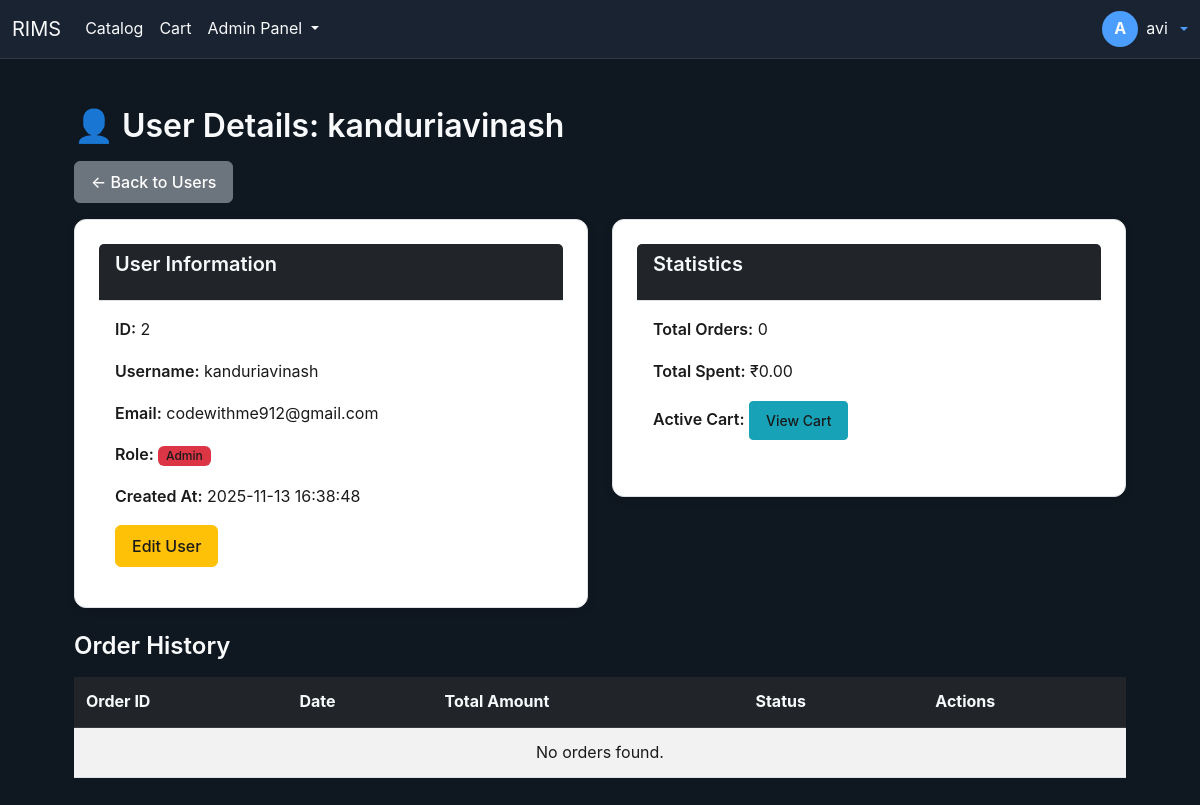
The page /admin/users/2 (signed in) on the database its author committed.
### models.py (models this page shows)
class User(UserMixin, db.Model):
    __tablename__ = 'user'
    id = db.Column(db.Integer, primary_key=True)
    username = db.Column(db.String(100), unique=True, nullable=False)
    password_hash = db.Column(db.String(200), nullable=False)
    email = db.Column(db.String(120), unique=True)
    role = db.Column(db.String(20), default='customer')
    created_at = db.Column(db.DateTime, default=datetime.utcnow)

### blueprints/user_management.py (the view)
@user_management_bp.route('/<int:user_id>')
@login_required
@admin_required
def view_user(user_id):
    user = User.query.get_or_404(user_id)
    orders = Order.query.filter_by(customer_id=user.id).order_by(Order.order_date.desc()).all()
    cart = Cart.query.filter_by(user_id=user.id).first()
    total_orders = len(orders)
    total_spent = sum(float(order.total_amount) for order in orders)
    return render_template(
        'admin/users/view.html',
        user=user,
        orders=orders,
        cart=cart,
        total_orders=total_orders,
        total_spent=total_spent
    )

### blueprints/user_management.py (called while the page is built)
def admin_required(f):
    from functools import wraps
    @wraps(f)
    def decorated_function(*args, **kwargs):
        if not current_user.is_authenticated or current_user.role != 'admin':
            flash("Admin access required.", "danger")
            return redirect(url_for('auth.login_admin'))
        return f(*args, **kwargs)
    return decorated_function

### templates/admin/users/view.html (shortened to what this page needs)
{% extends 'base.html' %}
{% block content %}
<div class="container mt-4">
    <h2>👤 User Details: {{ user.username }}</h2>
    <a href="{{ url_for('user_management.index') }}" class="btn btn-secondary mb-3">← Back to Users</a>
    <div class="row">
        <div class="col-md-6">
            <div class="card">
                <div class="card-header">
                    <h5>User Information</h5>
                </div>
                <div class="card-body">
                    <p><strong>ID:</strong> {{ user.id }}</p>
                    <p><strong>Username:</strong> {{ user.username }}</p>
                    <p><strong>Email:</strong> {{ user.email }}</p>
                    <p><strong>Role:</strong>
                        {% if user.role == 'admin' %}
                            <span class="badge bg-danger">Admin</span>
                        {% else %}
                            <span class="badge bg-primary">Customer</span>
                        {% endif %}
                    </p>
                    <p><strong>Created At:</strong> {{ user.created_at.strftime('%Y-%m-%d %H:%M:%S') if user.created_at else 'N/A' }}</p>
                    <div class="mt-3">
                        <a href="{{ url_for('user_management.edit_user', user_id=user.id) }}" class="btn btn-warning">Edit User</a>
                    </div>
                </div>
            </div>
        </div>
        <div class="col-md-6">
            <div class="card">
                <div class="card-header">
                    <h5>Statistics</h5>
                </div>
                <div class="card-body">
                    <p><strong>Total Orders:</strong> {{ total_orders }}</p>
                    <p><strong>Total Spent:</strong> ₹{{ "%.2f"|format(total_spent) }}</p>
                    <p><strong>Active Cart:</strong>
                        {% if cart %}
                            <a href="{{ url_for('user_management.view_user_cart', user_id=user.id) }}" class="btn btn-sm btn-info">View Cart</a>
                        {% else %}
                            <span class="text-muted">No active cart</span>
                        {% endif %}
                    </p>
                </div>
            </div>
        </div>
    </div>
    <div class="mt-4">
        <h4>Order History</h4>
        <div class="table-responsive">
            <table class="table table-striped">
                <thead class="table-dark">
                    <tr>
                        <th>Order ID</th>
                        <th>Date</th>
                        <th>Total Amount</th>
                        <th>Status</th>
                        <th>Actions</th>
                    </tr>
                </thead>
                <tbody>
                    {% for order in orders %}
                    <tr>
                        <td>{{ order.order_id }}</td>
                        <td>{{ order.order_date.strftime('%Y-%m-%d %H:%M:%S') if order.order_date else 'N/A' }}</td>
                        <td>₹{{ "%.2f"|format(order.total_amount) }}</td>
                        <td>
                            <span class="badge bg-{{ 'success' if order.status == 'completed' else 'warning' if order.status == 'pending' else 'secondary' }}">
                                {{ order.status }}
                            </span>
                        </td>
                        <td>
                            <a href="{{ url_for('order.view', order_id=order.order_id) }}" class="btn btn-sm btn-info">View</a>
                        </td>
                    </tr>
                    {% else %}
                    <tr>
                        <td colspan="5" class="text-center text-muted">No orders found.</td>
                    </tr>
                    {% endfor %}
                </tbody>
            </table>
        </div>
    </div>
</div>
{% endblock %}

### templates/base.html (shortened to what this page needs)
<!doctype html>
<html>
<head>
  <link href="https://cdn.jsdelivr.net/npm/bootstrap@5.3.0/dist/css/bootstrap.min.css" rel="stylesheet">
</head>
<body>
  <nav class="navbar navbar-expand-lg navbar-dark">
    <div class="container-fluid">
      <a class="navbar-brand" href="{{ url_for('home') }}">RIMS</a>
      <div class="collapse navbar-collapse" id="mainNav">
        <ul class="navbar-nav me-auto">
          <li class="nav-item"><a class="nav-link" href="{{ url_for('catalog.catalog') }}">Catalog</a></li>
          <li class="nav-item"><a class="nav-link" href="{{ url_for('cart.index') }}">Cart</a></li>
          {% if current_user.is_authenticated and current_user.role == 'admin' %}
          <li class="nav-item dropdown">
            <a class="nav-link dropdown-toggle" href="#" id="adminMenu" role="button" data-bs-toggle="dropdown" aria-expanded="false">
              Admin Panel
            </a>
          </li>
          {% endif %}
        </ul>
        <div class="d-flex align-items-center ms-3">
          {% if current_user.is_authenticated %}
            <div class="dropdown">
              <a class="d-flex align-items-center text-decoration-none dropdown-toggle" href="#" id="profileMenu" data-bs-toggle="dropdown" aria-expanded="false">
                <div class="profile-icon me-2">{{ (current_user.username[0]|upper) if current_user.username else 'U' }}</div>
                <div class="d-none d-md-block me-2" style="color:var(--muted);">{{ current_user.username }}</div>
              </a>
            </div>
          {% else %}
            <a class="btn btn-sm btn-outline-primary me-2" href="{{ url_for('auth.login') }}">Sign in</a>
            <a class="btn btn-sm btn-primary" href="{{ url_for('auth.register') }}">Register</a>
          {% endif %}
        </div>
      </div>
    </div>
  </nav>
  <div class="container py-4">
    {% block content %}{% endblock %}
  </div>
</body>
</html>

### templates/base.html (style rules this page uses)
:root { --surface: #0f1720; --accent: #4c9efe; --muted: rgba(255,255,255,0.75); color-scheme: dark; }
body { background: var(--surface); color: #f8f9fa !important; font-family: Inter, system-ui, -apple-system, 'Segoe UI', Roboto, 'Helvetica Neue', Arial; font-size: 16px; line-height: 1.6; }
.container { max-width: 1100px; }
.card { background: #ffffff !important; border: 1px solid #dee2e6 !important; border-radius: 12px; color: #1a1a1a !important; box-shadow: 0 2px 8px rgba(0,0,0,0.1); }
.card, .card * { color: #1a1a1a !important; }
h1, h2, h3, h4, h5, h6 { color: #f8f9fa !important; font-weight: 600; margin-bottom: 1rem; }
.card h1, .card h2, .card h3, .card h4, .card h5, .card h6 { color: #1a1a1a !important; }
p, div, span, label { color: #f8f9fa !important; }
.card p, .card div, .card span, .card label { color: #1a1a1a !important; }
.text-muted { color: rgba(248, 249, 250, 0.85) !important; }
a { color: var(--accent) !important; text-decoration: none; }
.table { color: #1a1a1a !important; }
.table-dark { background: #212529 !important; color: #f8f9fa !important; }
.table-striped > tbody > tr:nth-of-type(odd) { background-color: rgba(0,0,0,0.05) !important; }
.btn { font-weight: 500; padding: 0.5rem 1rem; }
.btn-secondary { background: #6c757d; border-color: #6c757d; color: #ffffff !important; }
.profile-icon { width: 36px; height: 36px; border-radius: 50%; background: var(--accent); display: inline-flex; align-items: center; justify-content: center; color: #fff; font-weight: 700; }
.badge { font-weight: 500; padding: 0.35em 0.65em; }
.navbar { background: #1a2332 !important; border-bottom: 1px solid rgba(255,255,255,0.1); }
.navbar-brand, .nav-link { color: #f8f9fa !important; }
.container { color: #f8f9fa !important; }
strong, b { color: #f8f9fa !important; font-weight: 600; }
.card strong, .card b { color: #1a1a1a !important; }
.table td, .table th { padding: 12px !important; vertical-align: middle; color: #1a1a1a !important; }
.mt-4 { margin-top: 1.5rem !important; }
.card { padding: 1.5rem; }
.btn-warning { background: #ffc107; border-color: #ffc107; color: #1a1a1a !important; }
.btn-info { background: #17a2b8; border-color: #17a2b8; color: #1a1a1a !important; }
.table td, .table th { color: #1a1a1a !important; }
.table-dark td, .table-dark th { color: #f8f9fa !important; }
.card-header { background: #212529 !important; color: #f8f9fa !important; border-bottom: 1px solid #dee2e6; }
.card-header h5, .card-header h4, .card-header h3 { color: #f8f9fa !important; }
.badge { color: #f8f9fa !important; font-weight: 500; }
div, span { color: inherit; }
table td, table th { color: #1a1a1a !important; }
tbody td { color: #1a1a1a !important; }
.card-body * { color: #1a1a1a !important; }
* { visibility: visible !important; }
.card, .card * { visibility: visible !important; }

### rows shown on the page
User: username "A", username "avi"
User: username "kanduriavinash", id "2", email "codewithme912@gmail.com", created_at "2025-11-13 16:38:48"

### other values the page prints
{{ total_orders }} "0"
{{ "%.2f"|format(total_spent) }} "0.00"
